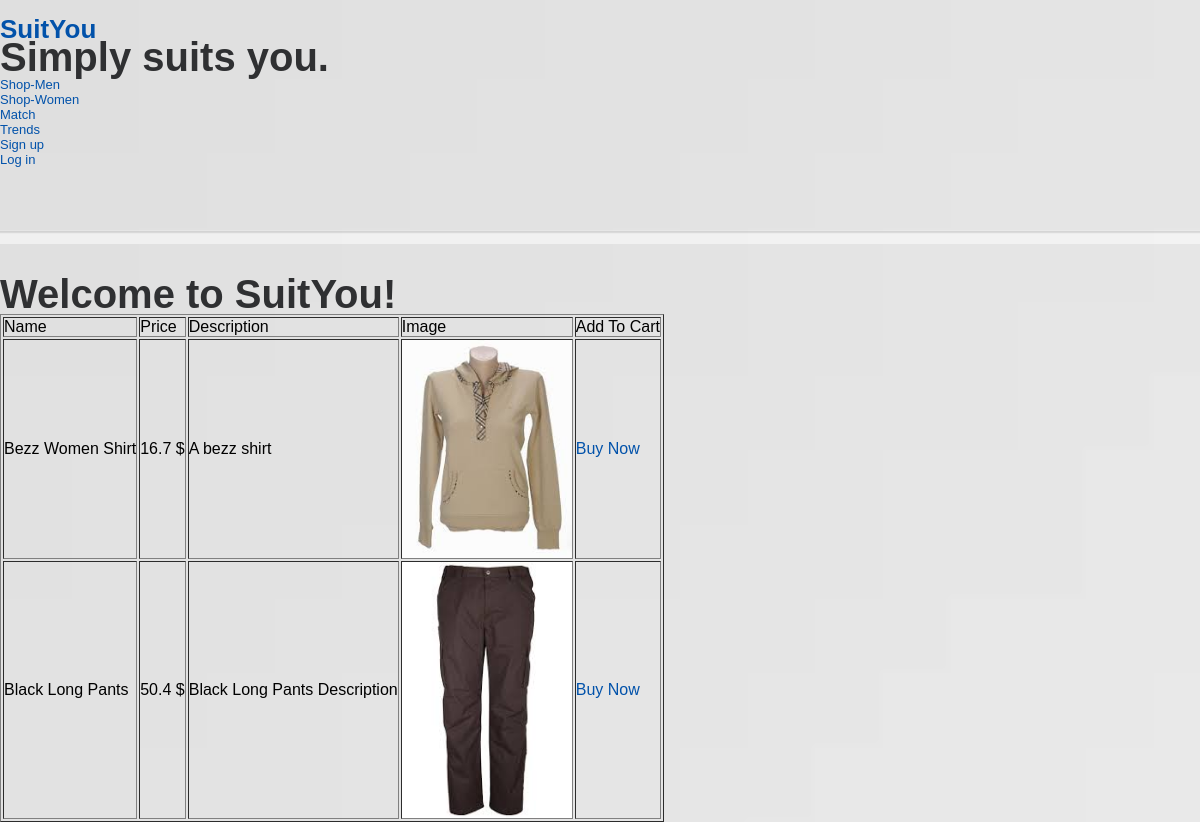
Page /shop.php?gender=male&type=top on the earlier database version.
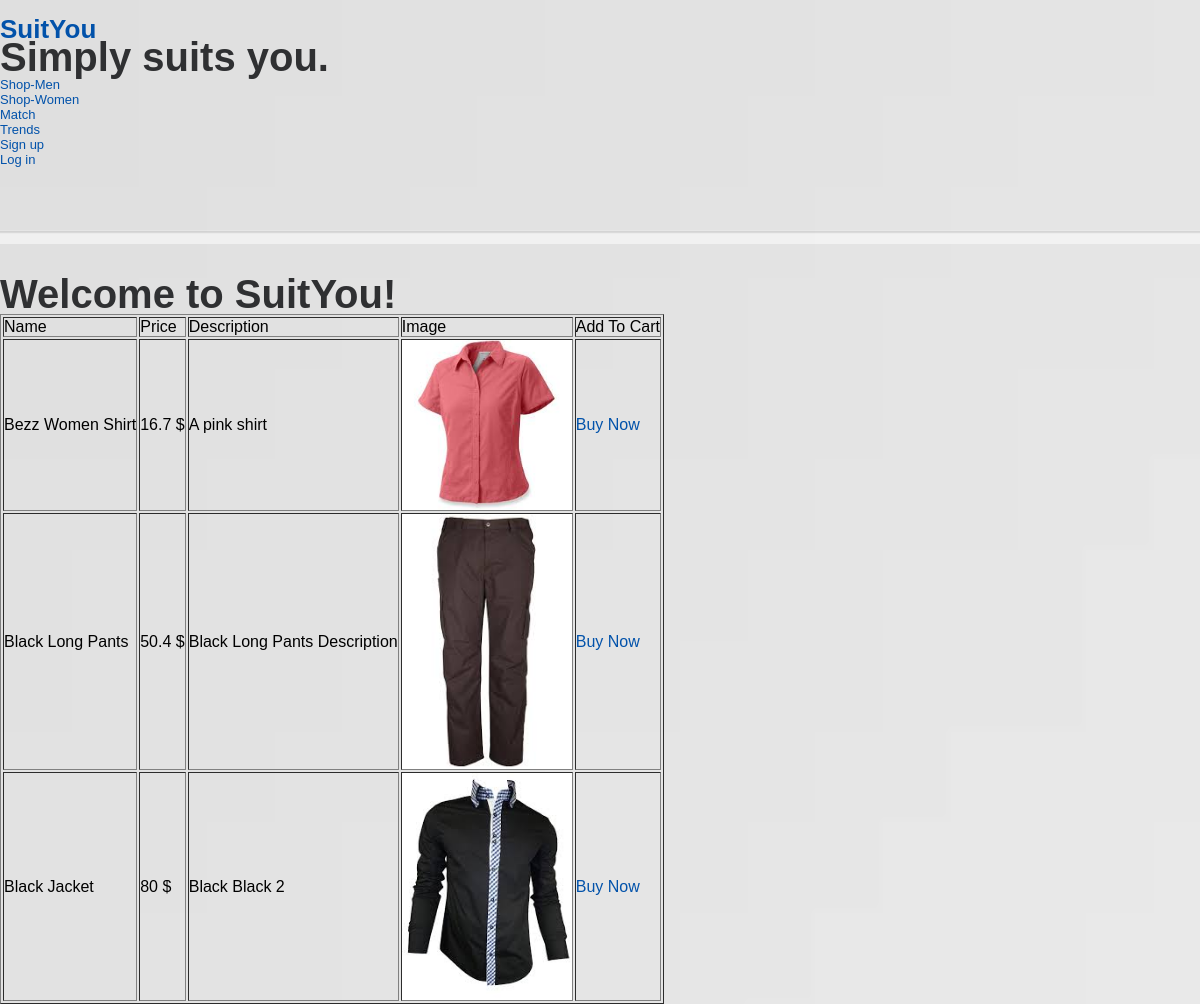
Same page on the later database version.
### tables this page shows
CREATE TABLE IF NOT EXISTS `items` (
  `item_id` int(10) unsigned NOT NULL AUTO_INCREMENT,
  `name` varchar(255) NOT NULL,
  `gender` enum('MALE','FEMALE') NOT NULL DEFAULT 'MALE',
  `type` enum('TOP','BOTTOM') NOT NULL DEFAULT 'TOP',
  `description` text,
  `price` double NOT NULL,
  `designer_id` int(11) unsigned NOT NULL,
  `creation_time` timestamp NOT NULL DEFAULT CURRENT_TIMESTAMP,
  `picture` varchar(500) DEFAULT NULL,
  PRIMARY KEY (`item_id`),
  UNIQUE KEY `id` (`item_id`),
  FULLTEXT KEY `name` (`name`)
);

### shop.php (the view, shortened to what this page needs)
<?php
include("header.php");
$gender = $_GET["gender"];
$type = $_GET["type"];
?>
    <div id="site_content">
        <div id="content">
            <div id="content-part">
                <h2>Welcome to SuitYou!</h2>
            </div>
			<table border="1px">
				<tr>
					<td>Name</td>
					<td>Price</td>
					<td>Description</td>
					<td>Image</td>
					<td>Add To Cart</td>
				</tr>
<?php
			   	$query = mysql_query('SELECT * FROM items WHERE gender = "'.$gender.'" AND type = "' .$type. '"');
			   	while($row = mysql_fetch_array($query)) {
					$itemId = $row['item_id'];
			   		$name = $row['name'];
			   		$description = $row['description'];
					$picture = $row['picture'];
					$price = $row['price'];
					echo "<tr>";
			   		echo "<td> $name </td> <td> $price $ </td> <td> $description </td> <td> <img width='170' src=images/items/$picture /> </td> <td> <a href='show_item.php?itemId=$itemId'> Buy Now </a> </td>";
					echo "</tr>";
			   	}
			   ?>
			</table>
        </div>
    </div>
  </body>
</html>

### header.php (shortened to what this page needs)
<html>
<head>
  <link rel="stylesheet" type="text/css" href="style/style.css?3" />
</head>
<body>
<div id="main">
    <div id="header">
     <div id="logo">
        <div id="logo_text">
          <h1><a href="index.php">Suit<span class="logo_colour">You</span></a></h1>
          <h2>Simply suits you.</h2>
        </div>
      </div>
      <div id="menubar">
        <ul id="leftmenu">
          	<li><a href="shop_entrance.php?gender=male">Shop-Men</a></li>
			<li><a href="shop_entrance.php?gender=female">Shop-Women</a></li>
          	<li><a href="matching.php">Match</a></li>
          	<li><a href="trends.php">Trends</a></li>
        </ul>
<?php
if(isset($_SESSION['user_id'],$_SESSION['email']))
{
?>
		<p>Hello <?php echo $_SESSION['email']?></p>
		<ul id="changeMenu">
			<li><a href="cart.php">Shopping Cart</a></li>
          	<li><a href="profile.php">Profile</a></li>
          	<li><a href="connexion.php">Logout</a></li>
			<?php if (isset($_SESSION['is_admin']) && !empty($_SESSION['is_admin']) ){
			?>
			<li><a href="manage.php"> manage site</a></li>
			<?php } ?>
        </ul>
<?php
}
else
{
?>
		<ul id="changeMenu">
			<li><a href="sign_up.php">Sign up</a></li>
			<li><a href="connexion.php">Log in</a></li>
		</ul>
<?php
}
?>
      </div>
    </div>
</div>

### style/style.css (style rules this page uses)
* { margin: 0; padding: 0; outline: 0; }
body { font-size: 13px; line-height: 15px; font-family: arial, sans-serif; color: #000; background: url(images/silverbg.jpeg); background-size: 200% 200%; background-repeat: no-repeat; min-width: 980px; }
html, body { height: 100%; }
h2 { font-size: 40px; line-height: 40px; color: #2f3032; }
a { color: #0252aa; text-decoration: none; cursor: pointer; }
ol, ul { list-style: none outside none; }
#main { padding: 0 0 60px 0; background: url(images/main-bg.png) repeat-x 0 bottom; }
#header { padding: 22px 0 17px 0; }
#content { padding: 30px 0 0 0; }

Differences in the rows shown:
changed items "Bezz Women Shirt": description "A bezz shirt" → "A pink shirt"; picture: a different picture
added items: name "Black Jacket", price "80", description "Black Black 2", picture (picture)
